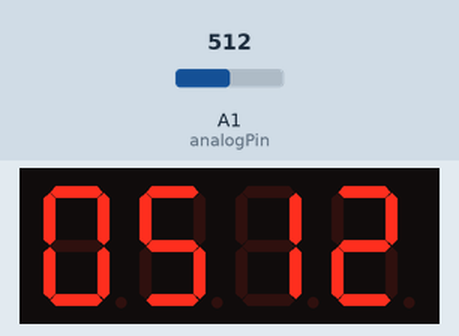
Recording of a sketch running on a simulated Arduino Uno, built with avr-gcc and run on an emulated ATmega328P. Shown: 4-digit seven-segment display. Inputs (shaded band) come from the test bench; at power-on: A1 (analogPin) = 512.

Above: at 1.2 s.
1.3 s: A1 (analogPin) set to 716
At 2.5 s:
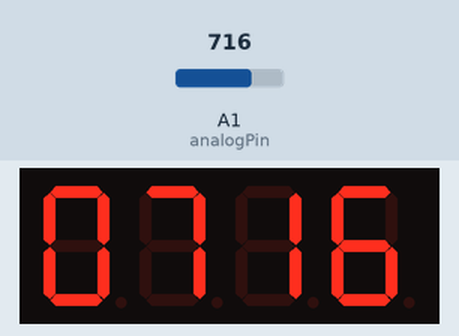
2.8 s: A1 (analogPin) set to 900
At 3.1 s:
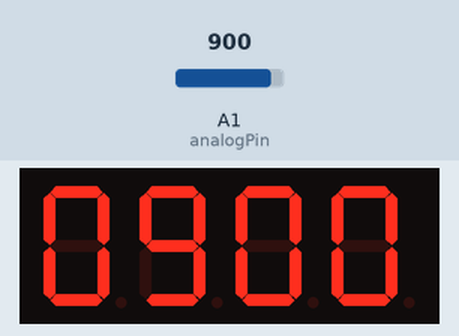
4.3 s: A1 (analogPin) set to 1023
At 4.8 s:
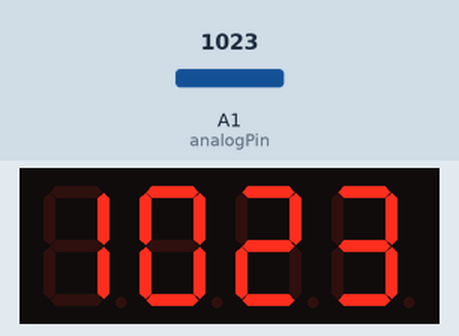
Timing chart, 0 to 7.3 s (numbered marks = the images above; inputs shaded):
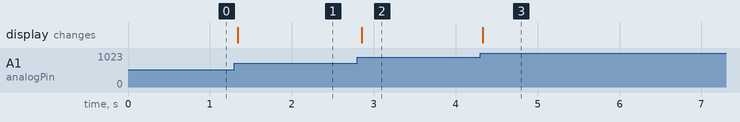

The sketch:

attiny_analog_to_segment_display.ino
```cpp
// Reads an input voltage on pin 2 and outputs the voltage
// on a TM1637 LCD segment display
// 0 = 0V, 1023 = 5V

// IMPORTANT:
// A1 = pin 2
// A3 = pin 3
// A4 = pin 4

#include "TM1637.h"
#define CLK 4//pins definitions for TM1637 and can be changed to other ports
#define DIO 3

TM1637 tm1637(CLK,DIO);

int voltageReading = 0;
int analogPin = A1;

void setup()
{
  tm1637.init();
  tm1637.set(BRIGHT_TYPICAL);//BRIGHT_TYPICAL = 2,BRIGHT_DARKEST = 0,BRIGHTEST = 7;

  pinMode(analogPin, INPUT);
}

void loop()
{

  voltageReading = analogRead(analogPin);

  tm1637.display(3, voltageReading % 10);
  tm1637.display(2, (voltageReading / 10) % 10);
  tm1637.display(1, (voltageReading / 100) % 10);
  tm1637.display(0, (voltageReading / 1000) % 10);

  delay(5);

}
```

Measured:
- after the input at 1.3 s, the display: changes at once (image 1)
- after the input at 2.8 s, the display: changes after 0.05 s (image 2)
- after the input at 4.3 s, the display: changes at once (image 3)
